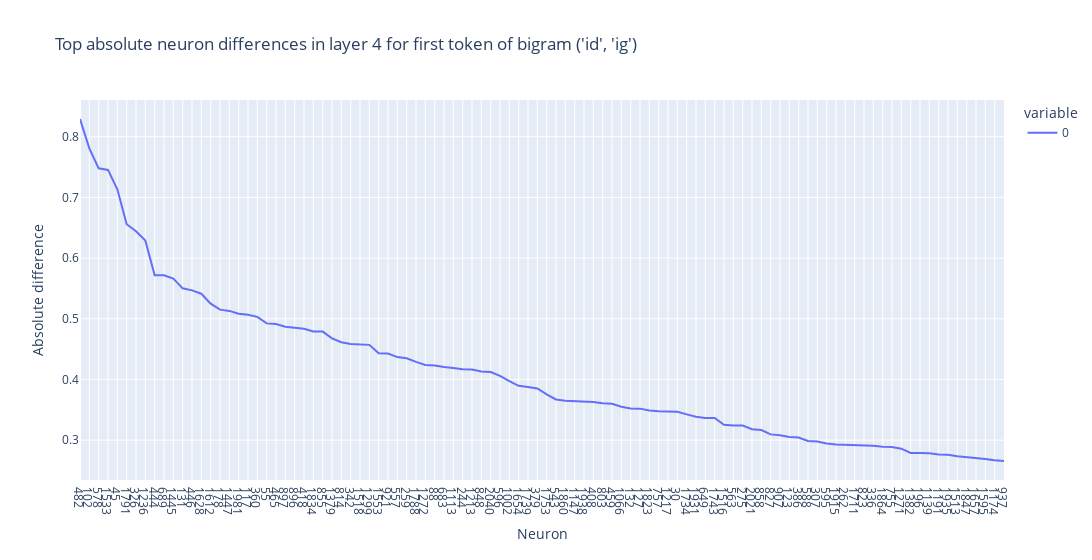
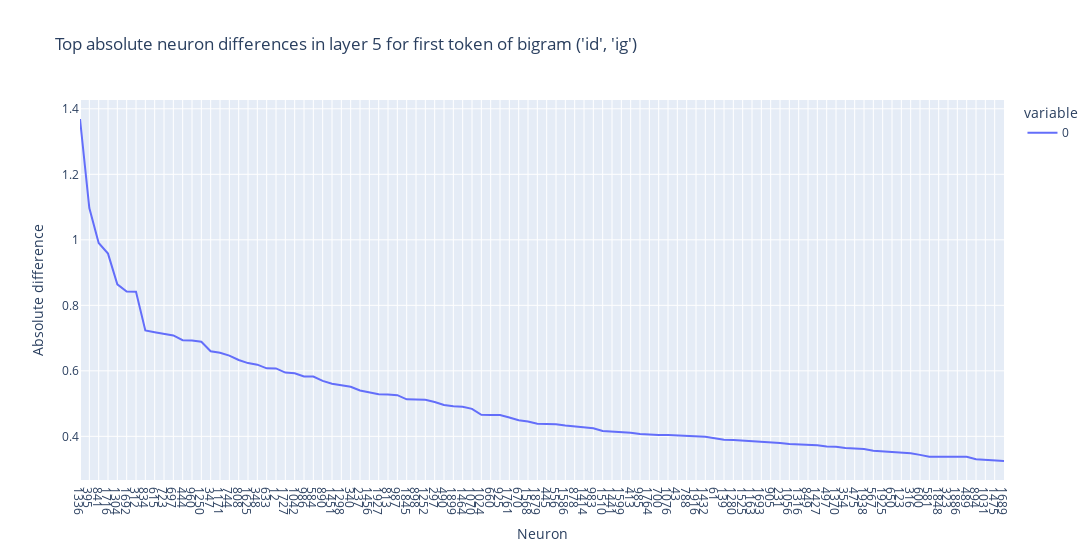
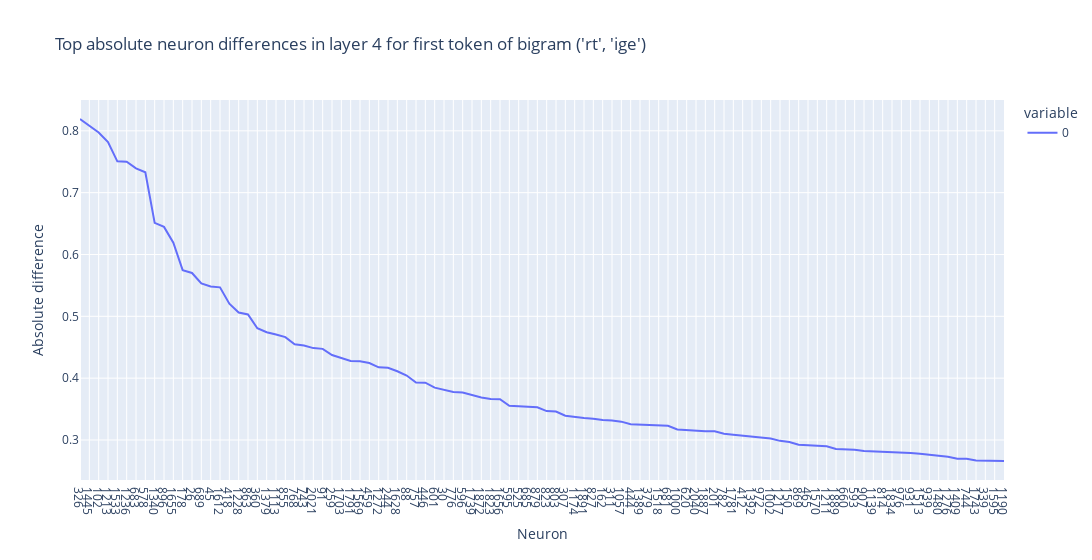
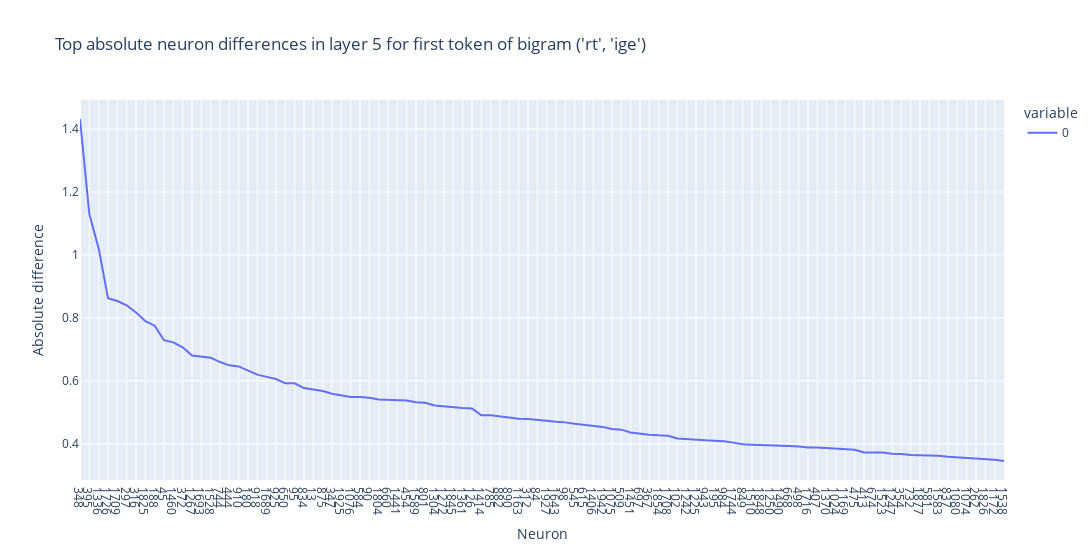

The cell these charts' notebook holds for them, in order:
### Code cell
bigram_diff = np.array([])

for key, value in prompts.items():
    for layer_to_cache in [4, 5]:
        difference = get_ablated_mlp_difference(value, model, fwd_hooks=fwd_hooks, layer_to_cache=layer_to_cache)
        bigram_diff = difference
        sorted_differences, sorted_neurons = torch.topk(difference.abs(), len(difference), largest=True)
        # fig = px.histogram(difference.cpu().numpy(), title=f"Difference in layer {layer_to_cache} neuron activations between original and ablated <br> German context neuron with the bigram {key}", width=800)
        line(sorted_differences.cpu().numpy()[:100], xlabel="Neuron", ylabel="Absolute difference", xticks=sorted_neurons.cpu().tolist()[:100], title=f"Top absolute neuron differences in layer {layer_to_cache} for first token of bigram {key}", width=1400)
